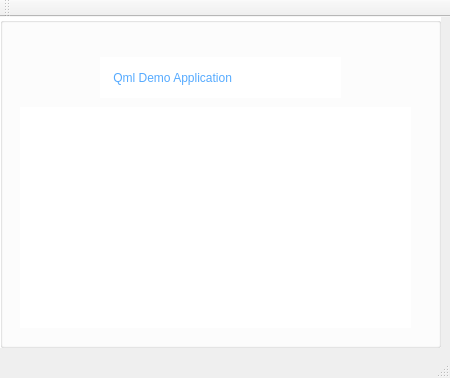
<?xml version="1.0" encoding="UTF-8"?>
<ui version="4.0">
 <class>MainWindow</class>
 <widget class="QMainWindow" name="MainWindow">
  <property name="geometry">
   <rect>
    <x>0</x>
    <y>0</y>
    <width>450</width>
    <height>378</height>
   </rect>
  </property>
  <property name="windowTitle">
   <string>MainWindow</string>
  </property>
  <widget class="QWidget" name="centralWidget">
   <widget class="QGroupBox" name="groupBox">
    <property name="geometry">
     <rect>
      <x>0</x>
      <y>0</y>
      <width>441</width>
      <height>331</height>
     </rect>
    </property>
    <property name="styleSheet">
     <string notr="true">background-color: rgb(255, 255, 255);</string>
    </property>
    <property name="title">
     <string/>
    </property>
    <widget class="QLabel" name="label">
     <property name="geometry">
      <rect>
       <x>100</x>
       <y>40</y>
       <width>241</width>
       <height>41</height>
      </rect>
     </property>
     <property name="styleSheet">
      <string notr="true">font: 75 12pt &quot;Verdana&quot;;
color: rgb(85, 170, 255);</string>
     </property>
     <property name="text">
      <string>    Qml Demo Application</string>
     </property>
    </widget>
    <widget class="QWidget" name="verticalLayoutWidget">
     <property name="geometry">
      <rect>
       <x>20</x>
       <y>90</y>
       <width>391</width>
       <height>221</height>
      </rect>
     </property>
     <layout class="QVBoxLayout" name="verticalLayout"/>
    </widget>
   </widget>
  </widget>
  <widget class="QMenuBar" name="menuBar">
   <property name="geometry">
    <rect>
     <x>0</x>
     <y>0</y>
     <width>450</width>
     <height>21</height>
    </rect>
   </property>
  </widget>
  <widget class="QToolBar" name="mainToolBar">
   <attribute name="toolBarArea">
    <enum>TopToolBarArea</enum>
   </attribute>
   <attribute name="toolBarBreak">
    <bool>false</bool>
   </attribute>
  </widget>
  <widget class="QStatusBar" name="statusBar"/>
 </widget>
 <layoutdefault spacing="6" margin="11"/>
 <resources/>
 <connections/>
</ui>
